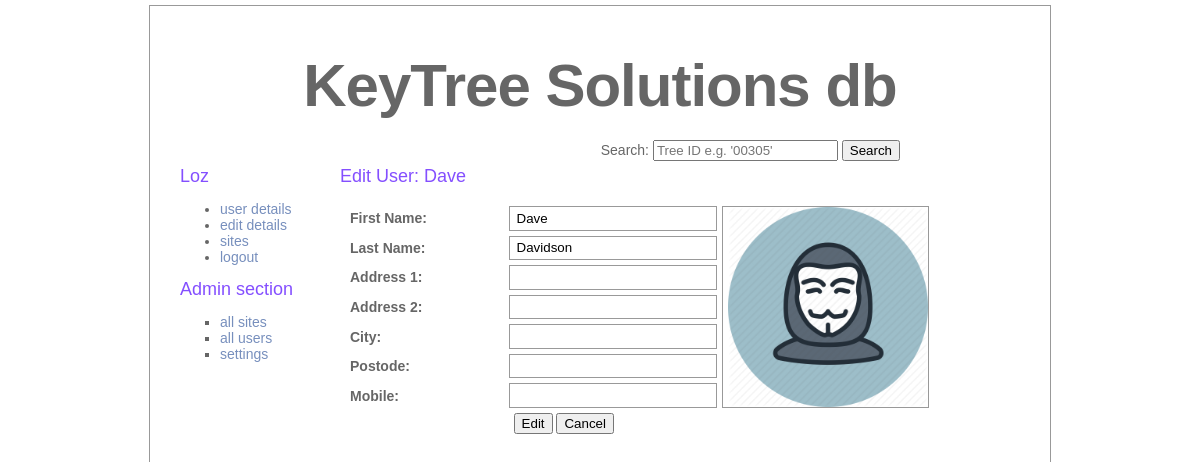
The page /pages/admin/admin_user_edit.php?username=Dave (signed in) on the database its author committed.
### tables this page shows
CREATE TABLE treedata_users (
    id INT NOT NULL AUTO_INCREMENT,
    username VARCHAR(100) PRIMARY KEY,
    f_name VARCHAR(100) NOT NULL,
    l_name VARCHAR(100) NOT NULL,
    address_line_1 VARCHAR(200),
    address_line_2 VARCHAR(200),
    city VARCHAR(50),
    postcode VARCHAR(8),
    mobile VARCHAR(11),
    password VARCHAR(100) NOT NULL,
    isAdmin BOOL NOT NULL,
    image VARCHAR(50),
    UNIQUE (id)
);

### pages/admin/admin_user_edit.php (the view, shortened to what this page needs)
<?php
    $path = "../../";
    $subTitle = "Edit User: ";
	include ($path."assets/includes/connection.php");
	if (!isset($_SESSION["authenticated_user"]) && !isset($_SESSION["isAdmin"]))
	{
		$_SESSION["message"] = "please log in using an admin account";
		header("Location: $path");
	}
	else
	{
		$usernameToUpdate = $_GET["username"];
		include($path."assets/includes/header.php");
		include($path."assets/includes/login.php");
	?>
			<div id="text">
            	<h2><?php echo $subTitle; ?> <?php echo $usernameToUpdate; ?></h2>
				<p>
					<?php
						$queryDetails = "	SELECT *
											FROM treedata_users
											WHERE treedata_users.username='$usernameToUpdate'";
						$queryDetailsResult = mysqli_query($connection, $queryDetails) or die ("Error in query: $queryDetails. ".mysqli_error());
						if (mysqli_num_rows($queryDetailsResult) > 0)
						{
							$row = mysqli_fetch_array($queryDetailsResult);
					?>
					<form class="userEdit" name="amend_delete_details" id="amend_delete_details" method="GET" action="<?php echo $path; ?>pages/admin/admin_users_action.php">
					<table class="userEdit">
						<tr>
							<td>First Name:</td>
							<td><input type="text" id="" name="txt_f_name" value="<?php echo $row["f_name"]; ?>"/>
							</td>
							<td rowspan='7'><img src="<?php echo $path; ?>assets/images/users/<?php echo $row["image"]; ?>" width="200" /></td>
						</tr>
						<tr>
							<td>Last Name:</td>
							<td><input type="text" id="" name="txt_l_name" value="<?php echo $row["l_name"]; ?>"/>
							</td>
						</tr>
						<tr>
							<td>Address 1:</td>
							<td><input type="text" id="" name="txt_address_line_1" value="<?php echo $row["address_line_1"]; ?>"/>
							</td>
						</tr>
						<tr>
							<td>Address 2:</td>
							<td><input type="text" id="" name="txt_address_line_2"  value="<?php echo  $row["address_line_2"]; ?>"/>
							</td>
						</tr>
						<tr>
							<td>City:</td>
							<td><input type="text" id="" name="txt_city"  value="<?php echo  $row["city"]; ?>"/>
							</td>
						</tr>
						<tr>
							<td>Postode:</td>
							<td><input type="text" id="" name="txt_postcode"  value="<?php echo  $row["postcode"]; ?>"/>
							</td>
						</tr>
						<tr>
							<td>Mobile:</td>
							<td><input type="text" id="" name="txt_mobile"  value="<?php echo  $row["mobile"]; ?>"/>
							</td>
						</tr>
						<tr>
							<td></td>
							<td>
								<input name="editUser" type="submit" value="Edit" />
								<input name="cancel" type="submit" value="Cancel" />
							</td>
						</tr>
					</table>
					</form>
					<?php
						}
						else
						{
							echo "No rows found";
							mysqli_close($connection);
						}
					?>
				</p>
			</div>
		</div>
	</body>
</html>
<?php
	}
?>

### assets/css/style.css (style rules this page uses)
body { color: #666; font-size: 14px; font-family: "Lucida Grande", Arial, sans-serif; font-weight: normal; margin-top: 0; margin-bottom: 0; }
p { margin-top: 5; }
h2 { color: #844fff; font-size: 18px; font-weight: normal; margin: 0px; }
table { width: 100%; margin: 0px; padding: 0px; text-align: left; }
#text { top: 150px; left: 190px; width: 660px; position: absolute; margin-top: 10px; margin-right: 50px; padding-left: 0px; padding-right: 0px; background:; }
table.userEdit { border: 0px solid #999; margin: 0px; border-spacing: 5px; padding: 0px; text-align: left; vertical-align: middle; width: 90%; }
table.userEdit td { border: 1px solid #999; padding: 0 0 0 5px; text-align: left; vertical-align: middle; background:; height: 21px; }
table.userEdit td:nth-child(1) { width: 30%; font-weight: bold; border: 0px; }
table.userEdit td:nth-child(2) { width: 40%; }
table.userEdit td:nth-child(3) { width: 30%; }
table.userEdit tr:last-child td:last-child { border: 0px; }
form.userEdit input[type=text] { border: 0px; width: 90%; }

### rows shown on the page
treedata_users: txt_f_name "Dave", image (picture), txt_l_name "Davidson"

### other values the page prints
$siteTitle "KeyTree Solutions db"
$username "Loz"
$subTitle "Edit User:"
$usernameToUpdate "Dave"
